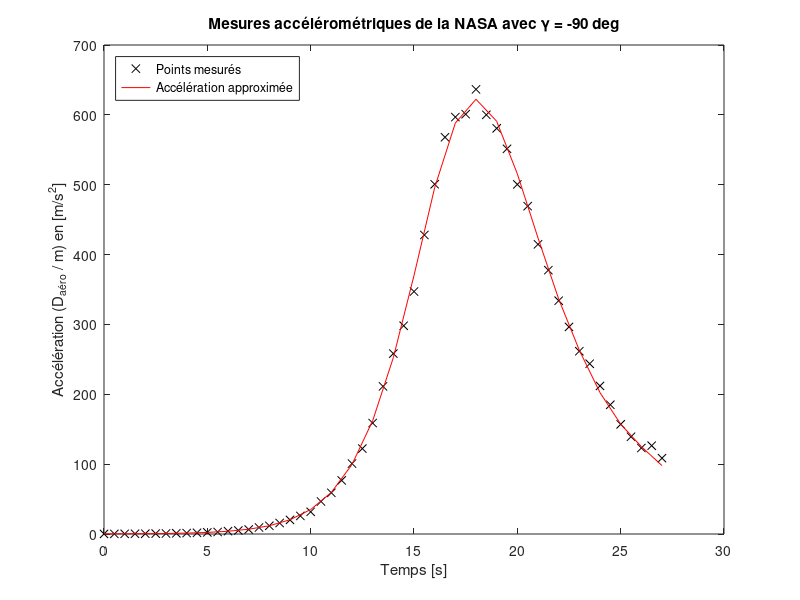
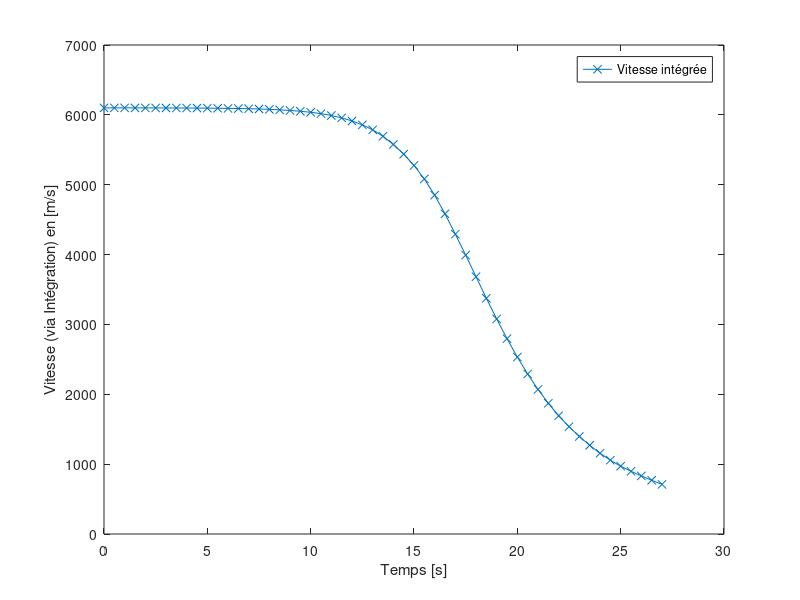
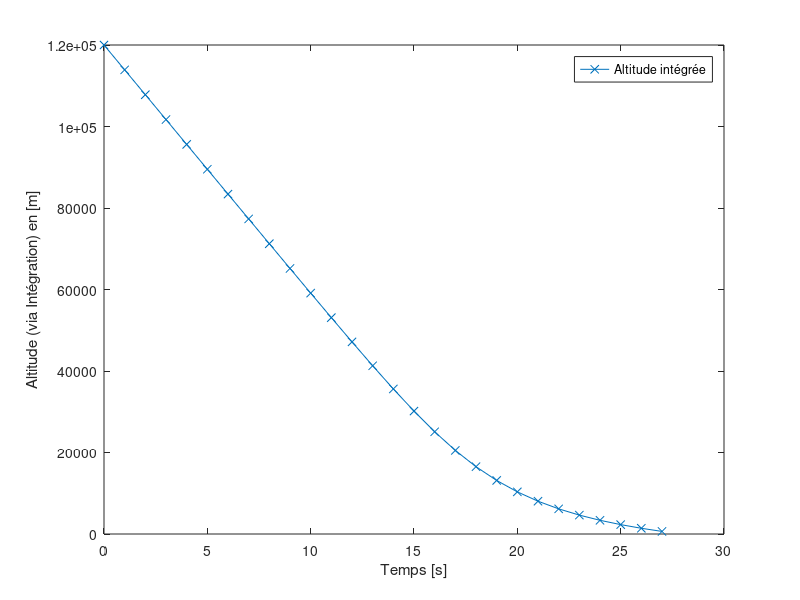
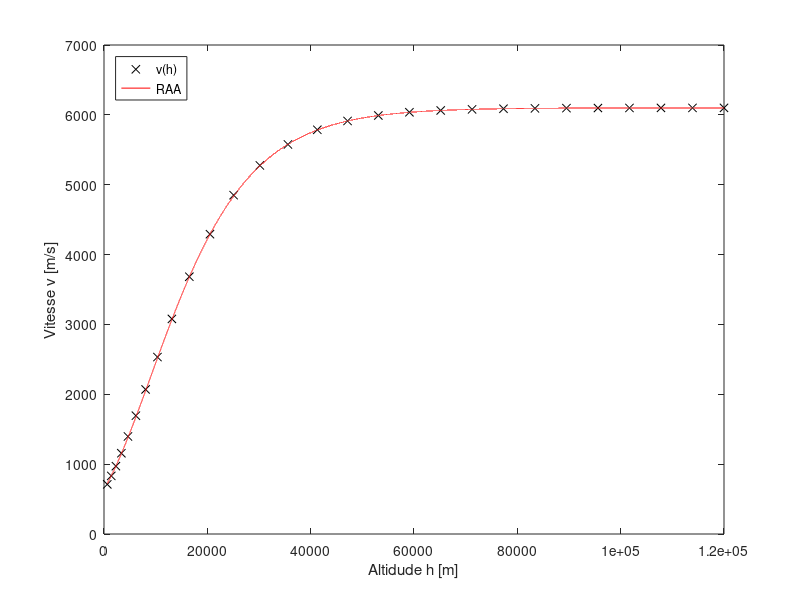

These charts were generated, in order, by the following MATLAB code: (Note: this script raises an error after producing the figures.)
clc
clear all
close all

load Accelero_Data_from_NASA

% ======== Paramètres ========  %
% NOTE : Mettre tout les angles en RADIANS dans les équations

m = 50;                 % kg            Masse de la capsule)
J = 1.5;                % kg-m^2        Inertie de la capsule)
R_mars = 3397e3;        % m             Rayon de mars
mu_mars = 42830e9;      % m^3/s^2       Paramètre grav. de Mars
%rho0 = ???             % ???           Densité atmosphérique à h0
%hs = ???               % ???           Facteur d'échelle de la densité
S = 0.8;                % m^2           Surface aéro. de la capsule
d = 0.05;               % m             Dimension aéro. de la capsule
CD0 = 1.2;              %               Coefficient de la trainée
CLa = 0.8;              %               Coefficient de la portance
CMa = -0.07;            %               Coefficient de couple
CMq = -0.05;            %               Coefficient d'amortissement
CMd = 0.1;              %               Coefficient de volet aéro.

% ======== Condition intiales ======== %

v_ini = 6100;           % m/s
gamma_ini = -20.5;      % deg       !!!
gamma_ini_rad = deg2rad(gamma_ini);
h_ini = 120000;         % m
s_ini = 0.0;            % deg       !!!
theta_ini = -80;        % deg       !!!
theta_ini_rad = deg2rad(theta_ini);
q_ini = 0.0;            % deg/s     !!!


% ======== Condition finales désirées ======== %

v_fin1 = 250;           % m/s       
v_fin2 = 300;           % m/s
h_fin = 10000;          % m

% ======== Contraintes ======== %

Delta_t_lim = 40;        % s
P_dyn_max = 9500;        % N/m^2
D_aero_max = 2650;       % N (pas dépasser ça plus que 40s)
% │theta_cmd│ < 60 deg


%% Résultat de la NASA

% ======== Condition intiales ======== %

v_ini_nasa = 6100;          % m/s
gamma_ini_nasa = -90;       % deg       
h_ini_nasa = 120000;        % m
s_ini_nasa = 0.0;           % deg       
theta_ini_nasa = -90;       % deg       
q_ini_nasa = 0.0;           % deg/s     


% ======== Bruit de mesure et Paramètre Balistique ======== %
sigma_n = 0.035;            % ??? car sigma_n((a_mes-a_approx)/a_mes) donc mult ???
B = CD0*S/m;                % m^2/kg

%% Identification

% Intégrons les données pour obtenir v(h). On cherche donc deux set de
% données qui donne des v et des h pour des temps identiques qu'on met
% ensemble par la suite. a->v par Trapeze et v->h par Simpson. Int

% 1. Trapèze:
v_trap(1) = 0;  %Initialisation du vecteur
dt = t(2)-t(1);
%dt = (t(end) - t(1))/length(t)
for n = 2:length(acc_mes)
    v_trap(n) = dt/2 * (acc_mes(1) + acc_mes(n) + 2*sum(acc_mes(2:n-1)));
end
v_trap = -v_trap + v_ini_nasa; % Pour ajouter la vitesse initiale à t = 0;

% Erreur sur trapeze
fpa_v = (acc_mes(2)-acc_mes(1))/dt; 
fpb_v = (acc_mes(end)-acc_mes(end-1))/dt; 
err_v = abs(dt^2/12 * (fpb_v - fpa_v));

% 2. Simpson:
h_simp(1) = 0;  %Initialisation du vecteur
t_simp(1) = t(1);
for n = 3:2:length(v_trap)
    h_simp((n-1)/2+1) = dt/3 * (-v_trap(1) + -v_trap(n) + 4*sum(-v_trap(2:2:n-1)) + 2*sum(-v_trap(3:2:n-1)));
    t_simp((n-1)/2+1) = t(n);
end
h_simp = h_simp + h_ini_nasa; % Pour ajouter la hauteur initiale à t = 0;

% Erreur sur Simpson
fpppa_h = ( -v_trap(4) - -3*v_trap(3) + -3*v_trap(2) - -v_trap(1) )/dt^3; 
fpppb_h = ( -v_trap(end) - -3*v_trap(end-1) + -3*v_trap(end-2) - -v_trap(end-3) )/dt^3;
err_h = abs(dt^4/180 * (fpppb_h - fpppa_h));

% Les paires de données sont donc v_trap(1:2:end) et h_simp pour t_simp (ou
% t(1:2:end)

% 3. Approximation à 2 paramètres:
Pdyn = acc_mes*m/(S*CD0);

Y = log(2*Pdyn(1:2:end)./(v_trap(1:2:end)'.^2));
X = h_simp';

b_m = inv([length(X),sum(X);sum(X),sum(X.^2)])*[sum(Y);sum(Y.*X)];

hs = -1/b_m(2)      % hs = 11100 [m] ou 1.11e4 [km] selon google
rho0 = exp(b_m(1))  % rho0 = 0.020 kg/m^3 selon google

% 4.  Calcul de l'erreur RMS et R2
% RMS
a_approx = (S*CD0)/m * 1/2*rho0*exp(-h_simp/hs).*v_trap(1:2:end).^2;
E = sum((a_approx-acc_mes(1:2:end)').^2);
RMS_a = sqrt(1/length(acc_mes(1:2:end)) * E)   % NOTE : RMS de l'acceleration

% NOTE : R2 TOUJOURS calculée dans le domaine linéaire (Y,X)
Y_calc = log(rho0*exp(-h_simp/hs));
R2 = sum((Y_calc-mean(Y)).^2)/sum((Y-mean(Y)).^2);


% 5. Comparaison avec bruit de l'accelerometre + RMS absolue (a_mes-a_approx)
% et (a_mes-a_approx)/a_mes

RMS_a_relatif = sqrt(1/length(acc_mes(1:2:end)) * sum((((a_approx-acc_mes(1:2:end)'))./acc_mes(1:2:end)').^2));

% Graphiques 
figure
plot(t,acc_mes,'kx')
hold on
plot(t_simp,a_approx,'r')
hold off
xlabel('Temps [s]')
ylabel('Accélération (D_{aéro} / m) en [m/s^2]')
legend('Points mesurés','Accélération approximée','Location','NorthWest')
title('Mesures accélérométriques de la NASA avec \gamma = -90 deg')

figure
plot(t,v_trap,'-x')
xlabel('Temps [s]')
ylabel('Vitesse (via Intégration) en [m/s]')
legend('Vitesse intégrée','Location','NorthEast')

figure
plot(t_simp,h_simp,'-x')
xlabel('Temps [s]')
ylabel('Altitude (via Intégration) en [m]')
legend('Altitude intégrée','Location','NorthEast')


%% Validation de la RAA
h_raa = linspace(h_simp(1),h_simp(end),1e5);

% RAA - v(h) 
rho_raa = rho0 * exp(-h_raa/hs);
rho_raa_ini = rho0 * exp(-h_ini_nasa/hs);
v_raa = v_ini_nasa * exp(1/2 * B * hs * (rho_raa - rho_raa_ini)/sind(gamma_ini_nasa));

% RAA - a(h) sans gravité
a_raa = 1/2 * rho_raa .* v_raa.^2 * S*CD0/m;

%Graphiques
figure
plot(h_simp,v_trap(1:2:end),'xk')
hold on
plot(h_raa,v_raa,'r')
hold off
xlabel('Altidude h [m]')
ylabel('Vitesse v [m/s]')
legend('v(h)','RAA','Location','NorthWest')

figure
plot(h_simp,acc_mes(1:2:end),'xk')
hold on
plot(h_raa,a_raa,'r')
hold off
xlabel('Altidude h [m]')
ylabel('Accélération [m/s^2]')
legend('a_{mes}(h)','RAA','Location','NorthEast')


%% Vérification des limites structurelle de la capsule

% Exprimons la courbe Pdyn avec RAA+gravité et appliquons Newton-Rhapson
% sur celui-ci. Note: Ce Pdyn sera en fonction de h et le delta_t_lim sera
% fait a partir du delta_h trouver par newton-rhapson.
 

% 0. Calcu de delta_v_aero
delta_v_aero1 = v_fin1 - sqrt(v_ini^2 + 2*mu_mars*(1/(h_fin+R_mars) - 1/(h_ini+R_mars)));
delta_v_aero2 = v_fin2 - sqrt(v_ini^2 + 2*mu_mars*(1/(h_fin+R_mars) - 1/(h_ini+R_mars)));

% 1. Calcul de l'angle gamma_ref pour les deux vitesse terminales
% Rho final utilisé dans les calculs de gamma ref
rho_fin = rho0*exp(-h_fin/hs);

% Calculs gamma refs
gamma_ref1 = asind(0.5*B*hs*(rho_fin - rho_raa_ini)/(log(1 + delta_v_aero1/v_ini))); 
gamma_ref2 = asind(0.5*B*hs*(rho_fin - rho_raa_ini)/(log(1 + delta_v_aero2/v_ini))); 

% Je refais les vecteurs de v avec la raa
v_raa_ref1 =  v_ini_nasa * exp((1/2) * B * hs * (rho_raa - rho_raa_ini)./sind(gamma_ref1));
v_raa_ref2 =  v_ini_nasa * exp((1/2) * B * hs * (rho_raa - rho_raa_ini)./sind(gamma_ref2));

% Pour vfin1 = 250 m/s
P_dyn_ref1 = (1/2)* rho_raa .* v_raa_ref1.^2;
D_aero_ref1 = P_dyn_ref1*S*CD0;
P_dyn_max1 = max(P_dyn_ref1); % ON EST GOOD C'EST EN BAS DE 9500
F_ref1 = D_aero_ref1 - D_aero_max;

% Pour vfin2 = 300 m/s
P_dyn_ref2 = (1/2)* rho_raa .* v_raa_ref2.^2;
D_aero_ref2 = P_dyn_ref2*S*CD0;
P_dyn_max2 = max(P_dyn_ref2); % ON EST GOOD C'EST EN BAS DE 9500

% Affichage des Daero en fonction de l'altitde
figure
plot(h_raa, D_aero_ref1)
hold on
plot(h_raa, ones(length(h_raa), 1)*D_aero_max)
title('Daero selon altitude :  vfin = 250 m/s')
xlabel('Altitude h [m]')
ylabel('Trainee Daero [N]') 
hold off

figure
plot(h_raa, D_aero_ref2)
hold on
plot(h_raa, ones(length(h_raa), 1)*D_aero_max)
title('Daero selon altitude :  vfin = 300 m/s')
xlabel('Altitude h [m]')
ylabel('Trainee Daero [N]') 
hold off


% 2. Newton-Raphson
tol = 1e-10; % Donnée dans guide étudiant

% =======================     VFIN1 = 250 m/s   ========================= %
% ===================     c'est avec gamma_ref_1   ====================== %
% points de départ des itérations, voir graph pour comprendre
h_vfin1_1 = 19000; 
h_vfin1_2 = 40000; 

% rho est fonction de h
rho_vfin1_1 = rho0 * exp(-h_vfin1_1/hs);
rho_vfin1_2 = rho0 * exp(-h_vfin1_2/hs);

% v aussi fonction de h (Pour RAA)
v_vfin1_1 = v_ini_nasa * exp(1/2*B*hs*(rho_vfin1_1 - rho_raa_ini)/sind(gamma_ref1));
v_vfin1_2 = v_ini_nasa * exp(1/2*B*hs*(rho_vfin1_2 - rho_raa_ini)/sind(gamma_ref1));

% donc Pdyn est fonction de h
Pdyn_vfin1_1 = (1/2)*rho_vfin1_1*v_vfin1_1^2;
Pdyn_vfin1_2 = (1/2)*rho_vfin1_2*v_vfin1_2^2;

% donc Daero aussi
D_aero_vfin1_1 = Pdyn_vfin1_1*S*CD0;
D_aero_vfin1_2 = Pdyn_vfin1_2*S*CD0;

% On veut les valeurs qui croisent Daero max
F_vfin1_1 = D_aero_vfin1_1 - D_aero_max;
F_vfin1_2 = D_aero_vfin1_2 - D_aero_max;

% Dérivée de Daero par rapport à h (un peu dégueulasse)
% Je l'ai split en parties
diff_rho_vfin1_1 = (-rho0/hs)*exp(-h_vfin1_1/hs);
diff_v2_vfin1_1 = ((-v_ini_nasa^2*B*hs*rho0)/(sind(gamma_ref1)*hs)) * exp(-h_vfin1_1/hs) * exp(B*hs*(rho_vfin1_1-rho_raa_ini)/sind(gamma_ref1));

diff_rho_vfin1_2 = (-rho0/hs)*exp(-h_vfin1_2/hs);
diff_v2_vfin1_2 = ((-v_ini_nasa^2*B*hs*rho0)/(sind(gamma_ref1)*hs)) * exp(-h_vfin1_2/hs) * exp(B*hs*(rho_vfin1_2-rho_raa_ini)/sind(gamma_ref1));

% Voici le résultat
D_vfin1_1 = (S*CD0/2)*(diff_rho_vfin1_1*v_vfin1_1^2 + diff_v2_vfin1_1*rho_vfin1_1);
D_vfin1_2 = (S*CD0/2)*(diff_rho_vfin1_1*v_vfin1_2^2 + diff_v2_vfin1_2*rho_vfin1_2);

% Itérations Newton Raphson
% Premier h 
count1 = 0;
while abs(F_vfin1_1) > tol
    % Nouveau h selon Newton-Raphson
    h_vfin1_1 = h_vfin1_1 - F_vfin1_1/D_vfin1_1;
    
    % Recalcul avec ce h -> rho -> v -> Pdyn -> Daero -> F ->dérivée Daero
    rho_vfin1_1 = rho0 * exp(-h_vfin1_1/hs);
    v_vfin1_1 = v_ini_nasa * exp(1/2*B*hs*(rho_vfin1_1 - rho_raa_ini)/sind(gamma_ref1));
    Pdyn_vfin1_1 = 1/2*rho_vfin1_1*v_vfin1_1^2;
    D_aero_vfin1_1 = Pdyn_vfin1_1*S*CD0;
    F_vfin1_1 = D_aero_vfin1_1 - D_aero_max;
    
    % Partie utilisée dans dérivée
    diff_rho_vfin1_1 = (-rho0/hs)*exp(-h_vfin1_1/hs);
    diff_v2_vfin1_1 = ((-v_ini_nasa^2*B*hs*rho0)/(sind(gamma_ref1)*hs)) * exp(-h_vfin1_1/hs) * exp(B*hs*(rho_vfin1_1-rho_raa_ini)/sind(gamma_ref1));
    
    D_vfin1_1 = (S*CD0/2)*(diff_rho_vfin1_1*v_vfin1_1^2 + diff_v2_vfin1_1*rho_vfin1_1);
    
    % Compteur pour éviter boucle infinie
    count1 = count1 + 1;
    if count1 > 500
        break;
    end
end

% Deuxieme h 
count2 = 0;
while abs(F_vfin1_2) > tol
    % Nouveau h selon Newton-Raphson
    h_vfin1_2 = h_vfin1_2 - F_vfin1_2/D_vfin1_2;
    
    % Recalcul avec ce h -> rho -> v -> Pdyn -> Daero -> F ->dérivée Daero
    rho_vfin1_2 = rho0 * exp(-h_vfin1_2/hs);
    v_vfin1_2 = v_ini_nasa * exp(1/2*B*hs*(rho_vfin1_2 - rho_raa_ini)/sind(gamma_ref1));
    Pdyn_vfin1_2 = 1/2*rho_vfin1_2*v_vfin1_2^2;
    D_aero_vfin1_2 = Pdyn_vfin1_2*S*CD0;
    F_vfin1_2 = D_aero_vfin1_2 - D_aero_max;
    
    % Partie utilisée dans dérivée
    diff_rho_vfin1_2 = (-rho0/hs)*exp(-h_vfin1_2/hs);
    diff_v2_vfin1_2 = ((-v_ini_nasa^2*B*hs*rho0)/(sind(gamma_ref1)*hs)) * exp(-h_vfin1_2/hs) * exp(B*hs*(rho_vfin1_2-rho_raa_ini)/sind(gamma_ref1));
    
    D_vfin1_2 = (S*CD0/2)*(diff_rho_vfin1_2*v_vfin1_2^2 + diff_v2_vfin1_2*rho_vfin1_2);
    
    % Compteur pour éviter boucle infinie
    count2 = count2 + 1;
    if count2 > 500
        break;
    end
end

% Vérification de la dérivée
for i = 1 : length(F_ref1)-1
    diff_approx(i) = (F_ref1(i+1) - F_ref1(i))/(h_raa(2)-h_raa(1));
    
    diff_rho = (-rho0/hs)*exp(-h_raa(i)/hs);
    diff_v2 = ((-B*hs*rho0*v_ini_nasa^2)/(sind(gamma_ref1)*hs)) * exp(-h_raa(i)/hs) * exp(B*hs*(rho_raa(i)-rho_raa_ini)/sind(gamma_ref1));
    
    D_NR1(i) = (S*CD0/2)*(diff_rho*v_raa_ref1(i)^2 + diff_v2*rho_raa(i));
end

% Graph dérivée et approximation 
figure
plot(h_raa(1:end-1), D_NR1)
hold on
plot(h_raa(1:end-1), diff_approx)
legend('Dérivée trouvée analytiquement', 'Dérivée approx.')
title('Comparaison des dérivées')

% =======================     VFIN1 = 300 m/s   ========================= %
% ===================     c'est avec gamma_ref_2   ====================== %
% points de départ des itérations, voir graph pour comprendre
h_vfin2_1 = 19000; 
h_vfin2_2 = 40000; 

% rho est fonction de h
rho_vfin2_1 = rho0 * exp(-h_vfin2_1/hs);
rho_vfin2_2 = rho0 * exp(-h_vfin2_2/hs);

% v aussi fonction de h (Pour RAA)
v_vfin2_1 = v_ini_nasa * exp(1/2*B*hs*(rho_vfin2_1 - rho_raa_ini)/sind(gamma_ref2));
v_vfin2_2 = v_ini_nasa * exp(1/2*B*hs*(rho_vfin2_2 - rho_raa_ini)/sind(gamma_ref2));

% donc Pdyn est fonction de h
Pdyn_vfin2_1 = (1/2)*rho_vfin2_1*v_vfin2_1^2;
Pdyn_vfin2_2 = (1/2)*rho_vfin2_2*v_vfin2_2^2;

% donc Daero aussi
D_aero_vfin2_1 = Pdyn_vfin2_1*S*CD0;
D_aero_vfin2_2 = Pdyn_vfin2_2*S*CD0;

% On veut les valeurs qui croisent Daero max
F_vfin2_1 = D_aero_vfin2_1 - D_aero_max;
F_vfin2_2 = D_aero_vfin2_2 - D_aero_max;

% Dérivée de Daero par rapport à h (un peu dégueulasse)
% Je l'ai split en parties
diff_rho_vfin2_1 = (-rho0/hs)*exp(-h_vfin2_1/hs);
diff_v2_vfin2_1 = ((-v_ini_nasa^2*B*hs*rho0)/(sind(gamma_ref2)*hs)) * exp(-h_vfin2_1/hs) * exp(B*hs*(rho_vfin2_1-rho_raa_ini)/sind(gamma_ref2));

diff_rho_vfin2_2 = (-rho0/hs)*exp(-h_vfin2_2/hs);
diff_v2_vfin2_2 = ((-v_ini_nasa^2*B*hs*rho0)/(sind(gamma_ref2)*hs)) * exp(-h_vfin2_2/hs) * exp(B*hs*(rho_vfin2_2-rho_raa_ini)/sind(gamma_ref2));

% Voici le résultat
D_vfin2_1 = (S*CD0/2)*(diff_rho_vfin2_1*v_vfin2_1^2 + diff_v2_vfin2_1*rho_vfin2_1);
D_vfin2_2 = (S*CD0/2)*(diff_rho_vfin2_1*v_vfin2_2^2 + diff_v2_vfin2_2*rho_vfin2_2);

% Itérations Newton Raphson
% Premier h 
count3 = 0;
while abs(F_vfin2_1) > tol
    % Nouveau h selon Newton-Raphson
    h_vfin2_1 = h_vfin2_1 - F_vfin2_1/D_vfin2_1;
    
    % Recalcul avec ce h -> rho -> v -> Pdyn -> Daero -> F ->dérivée Daero
    rho_vfin2_1 = rho0 * exp(-h_vfin2_1/hs);
    v_vfin2_1 = v_ini_nasa * exp(1/2*B*hs*(rho_vfin2_1 - rho_raa_ini)/sind(gamma_ref2));
    Pdyn_vfin2_1 = 1/2*rho_vfin2_1*v_vfin2_1^2;
    D_aero_vfin2_1 = Pdyn_vfin2_1*S*CD0;
    F_vfin2_1 = D_aero_vfin2_1 - D_aero_max;
    
    % Partie utilisée dans dérivée
    diff_rho_vfin2_1 = (-rho0/hs)*exp(-h_vfin2_1/hs);
    diff_v2_vfin2_1 = ((-v_ini_nasa^2*B*hs*rho0)/(sind(gamma_ref2)*hs)) * exp(-h_vfin2_1/hs) * exp(B*hs*(rho_vfin2_1-rho_raa_ini)/sind(gamma_ref2));
    
    D_vfin2_1 = (S*CD0/2)*(diff_rho_vfin2_1*v_vfin2_1^2 + diff_v2_vfin2_1*rho_vfin2_1);
    
    % Compteur pour éviter boucle infinie
    count3 = count3 + 1;
    if count3 > 500
        break;
    end
end

% Deuxieme h 
count4 = 0;
while abs(F_vfin2_2) > tol
    % Nouveau h selon Newton-Raphson
    h_vfin2_2 = h_vfin2_2 - F_vfin2_2/D_vfin2_2;
    
    % Recalcul avec ce h -> rho -> v -> Pdyn -> Daero -> F ->dérivée Daero
    rho_vfin2_2 = rho0 * exp(-h_vfin2_2/hs);
    v_vfin2_2 = v_ini_nasa * exp(1/2*B*hs*(rho_vfin2_2 - rho_raa_ini)/sind(gamma_ref2));
    Pdyn_vfin2_2 = 1/2*rho_vfin2_2*v_vfin2_2^2;
    D_aero_vfin2_2 = Pdyn_vfin2_2*S*CD0;
    F_vfin2_2 = D_aero_vfin2_2 - D_aero_max;
    
    % Partie utilisée dans dérivée
    diff_rho_vfin2_2 = (-rho0/hs)*exp(-h_vfin2_2/hs);
    diff_v2_vfin2_2 = ((-v_ini_nasa^2*B*hs*rho0)/(sind(gamma_ref2)*hs)) * exp(-h_vfin2_2/hs) * exp(B*hs*(rho_vfin2_2-rho_raa_ini)/sind(gamma_ref2));
    
    D_vfin2_2 = (S*CD0/2)*(diff_rho_vfin2_2*v_vfin2_2^2 + diff_v2_vfin2_2*rho_vfin2_2);
    
    % Compteur pour éviter boucle infinie
    count4 = count4 + 1;
    if count4 > 500
        break;
    end
end

% NOTE: h obtenus comparés avec les graphs et ils concordent

% 3. Durée t lim 

% Création du vecteur de vraa qui comporte les éléments > v à h trouvé
% v_moyen_1_vec = v_raa_ref1(v_vfin1_1 < v_raa_ref1);
% v_moyen_2_vec = v_raa_ref2(v_vfin2_1 < v_raa_ref1);
% 
% % Je savais pas comment le faire en une seule ligne so je refais m chose
% v_moyen_1_vec = v_moyen_1_vec(v_moyen_1_vec < v_vfin1_2);
% v_moyen_2_vec = v_moyen_2_vec(v_moyen_2_vec < v_vfin2_2);

% V moyen entre les deux h
v_moyen_1 = (v_vfin1_1 + v_vfin1_2)/2;
v_moyen_2 = (v_vfin2_1 + v_vfin2_2)/2;

% Calculs des tlim 
delta_tlim1 = (h_vfin1_1 - h_vfin1_2)/(v_moyen_1*sind(gamma_ref1));
delta_tlim2 = (h_vfin2_1 - h_vfin2_2)/(v_moyen_2*sind(gamma_ref2));

% RÉSULTATS OBTENUS < 40s ON EST GOOD

%% Commande de la dynamique de translation
tau = 0.25; %[s]
Kp_tra = 1/tau;


%% Commande de la dynamique de rotation
zeta = 0.7;
wn = 20; %[rad/s] !!!
% wn_deg = rad2deg(wn);
Kp_rot = wn^2;
Kd_rot = 2*zeta*wn;

%% Simulation
% Sauvegarde un fichier de constantes
% Conditions initiales et temps final
t_ini = 0;
z0 = [v_ini, gamma_ini_rad, h_ini, s_ini, theta_ini_rad, q_ini, t_ini];
tspan = [0, 112];
% pour 250 : 126
% pour 300: 112

reltol1 = 10e-10;
options = odeset('reltol', reltol1);
[t, z] = ode45('capsule', tspan, z0, options);

%%
figure
plot(z(:,3), z(:,1))
set(gca,'Xdir','reverse')
title('Vitesse selon altitude de la capsule, sans asservissement')

